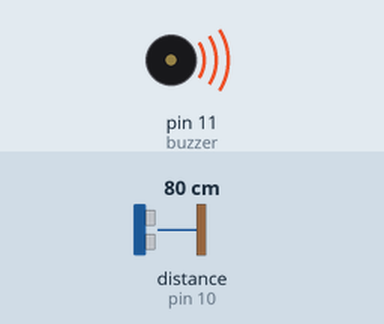
A sketch run on a simulated Arduino Uno, built with avr-gcc and run on an emulated ATmega328P. Parts: buzzer (waves = sounding). Wiring (inferred from the names in the program): ultrasonic range finder: trigger pin 9; echo pin 10. The inputs (shaded band) are chosen by the test bench; at power-on: distance to the obstacle (sensor on pin 10) 80 cm. The echo pulse lasts 58.3 µs per cm; what the sketch prints to the serial monitor is not drawn.

Above: at 1.2 s.
1.3 s: distance to the obstacle (sensor on pin 10) set to 2 cm
4.3 s: distance to the obstacle (sensor on pin 10) set to 120 cm
Timing chart, 0 to 7.3 s (numbered marks = the images above; inputs shaded):
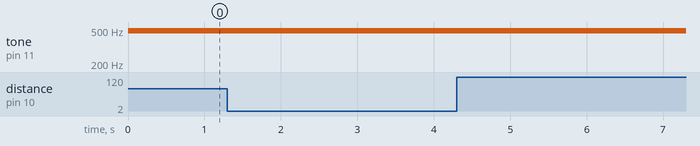

The sketch:

googles_for_blind.ino
```cpp
// defines pins numbers
const int trigPin = 9;
const int echoPin = 10;
const int buzzer = 11;


// defines variables
long duration;
int distance;
int safetyDistance;

void setup() {
    pinMode(trigPin, OUTPUT); // Sets the trigPin as an Output
    pinMode(echoPin, INPUT); // Sets the echoPin as an Input
    pinMode(buzzer, OUTPUT);
    Serial.begin(9600); // Starts the serial communication
}


void loop() {
    // Clears the trigPin
    digitalWrite(trigPin, LOW);
    delayMicroseconds(2);

    // Sets the trigPin on HIGH state for 10 micro seconds
    digitalWrite(trigPin, HIGH);
    delayMicroseconds(10);
    digitalWrite(trigPin, LOW);

    // Reads the echoPin, returns the sound wave travel time in microseconds
    duration = pulseIn(echoPin, HIGH);

    // Calculating the distance
    distance = duration * 0.034 / 2;

    safetyDistance = distance;
    if (safetyDistance <= 100 && safetyDistance >= 5) {
        analogWrite(buzzer, 150);
    }
    else{
        analogWrite(buzzer, 00);
    }

    {
        // Prints the distance on the Serial Monitor
        Serial.print("Distance: ");
        Serial.println(distance);
    }
}
```

Measured:
- after the input at 1.3 s, every drawn part: stays the same
- after the input at 4.3 s, every drawn part: stays the same
